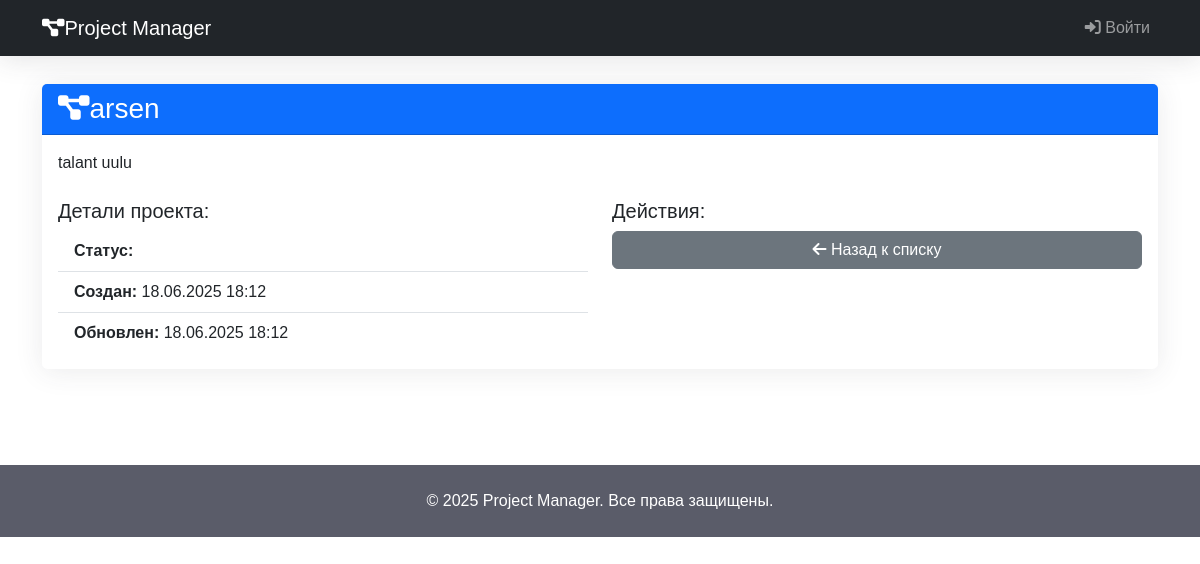
/1/, run on the app's committed database.
### boards/models.py (models this page shows)
class Project(models.Model):
    title = models.CharField(max_length=200)
    description = models.TextField()
    created_at = models.DateTimeField(auto_now_add=True)
    updated_at = models.DateTimeField(auto_now=True)
    author = models.ForeignKey(
        settings.AUTH_USER_MODEL,
        on_delete=models.CASCADE,
        null=True,  # Временно разрешаем NULL
        blank=True  # Разрешаем пустое значение в формах
    )

### boards/views.py (the view)
# urls.py: path('<int:pk>/', views.project_detail, name='project_detail'),
def project_detail(request, pk):
    project = get_object_or_404(Project, pk=pk)
    return render(request, 'boards/project_detail.html', {'project': project})

### templates/boards/project_detail.html (shortened to what this page needs)
{% extends "base.html" %}
{% block content %}
<div class="card mb-4">
    <div class="card-header bg-primary text-white">
        <h3 class="mb-0"><i class="fas fa-project-diagram mr-2"></i>{{ project.title }}</h3>
    </div>
    <div class="card-body">
        <p class="card-text">{{ project.description }}</p>
        <div class="row mt-4">
            <div class="col-md-6">
                <h5>Детали проекта:</h5>
                <ul class="list-group list-group-flush">
                    <li class="list-group-item">
                        <strong>Статус:</strong>
                    </li>
                    <li class="list-group-item">
                        <strong>Создан:</strong> {{ project.created_at|date:"d.m.Y H:i" }}
                    </li>
                    <li class="list-group-item">
                        <strong>Обновлен:</strong> {{ project.updated_at|date:"d.m.Y H:i" }}
                    </li>
                </ul>
            </div>
            <div class="col-md-6">
                <h5>Действия:</h5>
                <div class="d-grid gap-2">
                    <a href="{% url 'project_list' %}" class="btn btn-secondary">
                        <i class="fas fa-arrow-left mr-1"></i> Назад к списку
                    </a>
                </div>
            </div>
        </div>
    </div>
</div>
{% endblock %}

### templates/base.html (style rules this page uses)
:root { --primary: #4e73df; --secondary: #858796; --dark: #5a5c69; }
body { padding-top: 60px; font-family: 'Nunito', sans-serif; }
.card { border: none; border-radius: 0.35rem; box-shadow: 0 0.15rem 1.75rem 0 rgba(58, 59, 69, 0.1); transition: all 0.3s; }

### data on the page
Project: title "arsen", description "talant uulu", created_at "18.06.2025 18:12", updated_at "18.06.2025 18:12"
